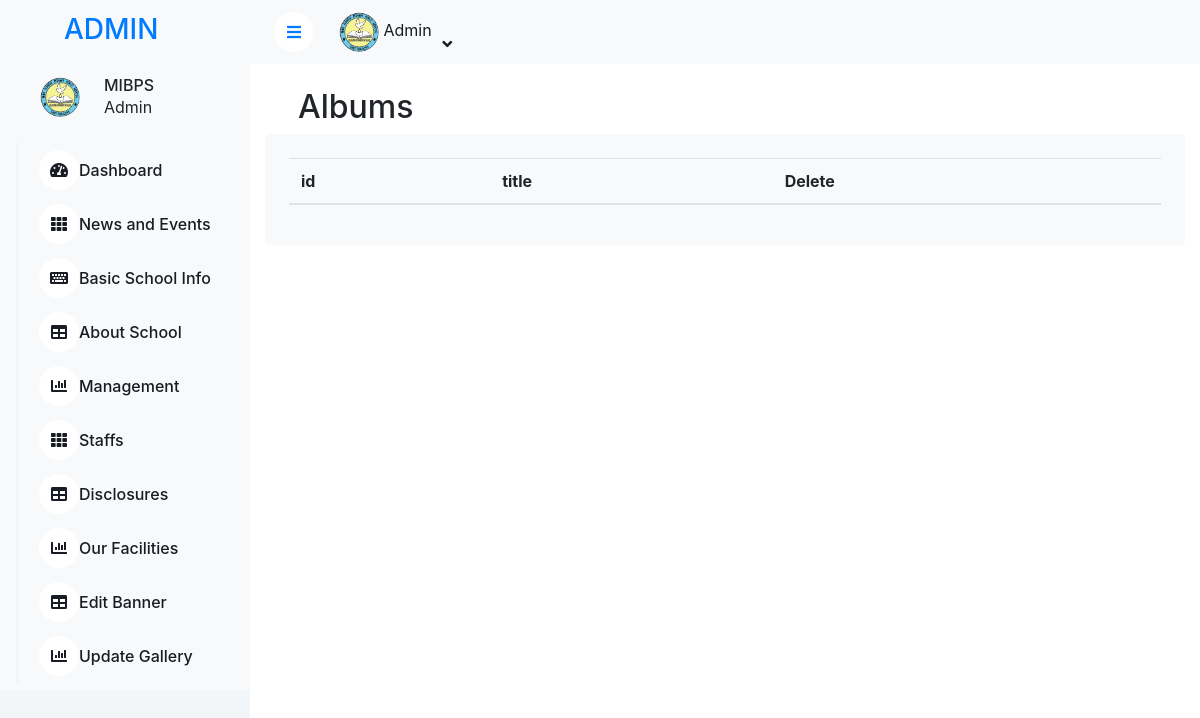
Before: /album_list/ with the older database file.
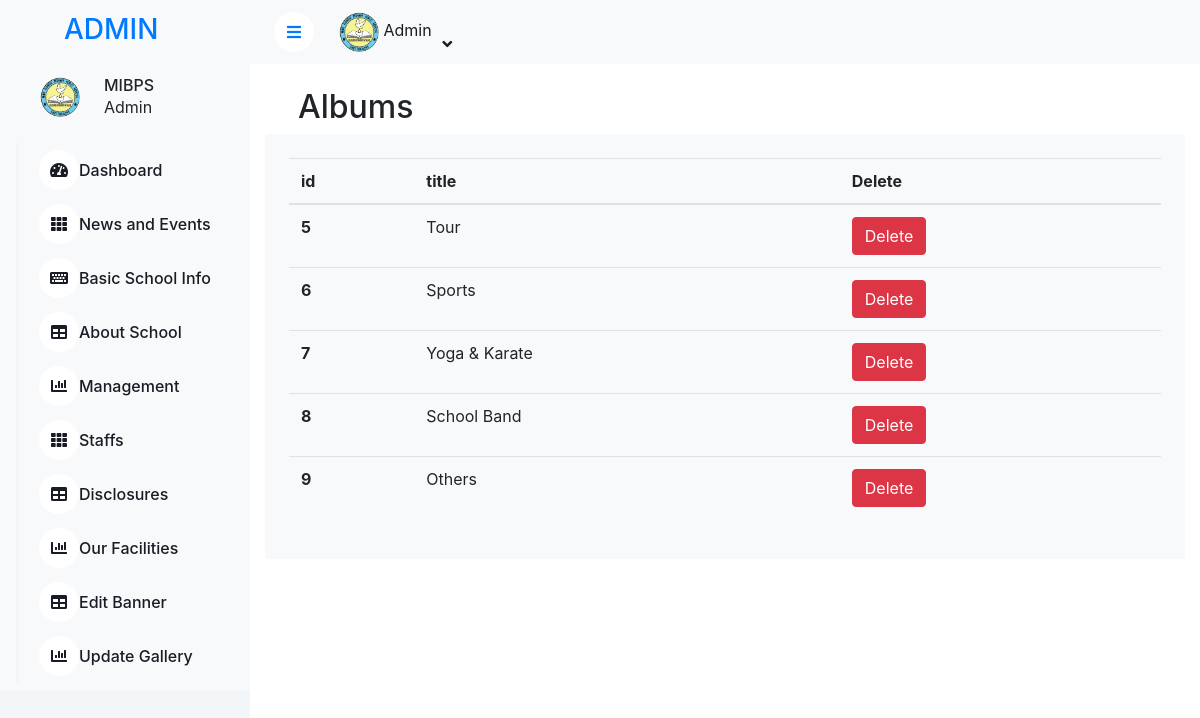
After: the same page with the newer database file.
### Home/models.py (models this page shows, shortened)
class Album(models.Model):
    title = models.CharField(max_length=200)
    created_at = models.DateTimeField(auto_now_add=True)

### Home/views.py (the view)
# urls.py: path('album_list/',views.album_list,name="album_list"),
def album_list(request):
    albums = Album.objects.all()
    return render(request,'admin1/album_list.html',{"albums":albums})

### Home/context_processors.py (called while the page is built)
def school_info(request):
    school_info = SchoolInfo.objects.first()  # Assuming there's only one entry
    return {'school_info': school_info}

### templates/admin1/album_list.html (shortened to what this page needs)
{% extends "admin1/admin_base.html" %}
{% block content %}
<!DOCTYPE html>
<html lang="en">
<head>
</head>
<body>
    <br>
    <h2 class="mx-5">Albums</h2>
    <div class="col-12">
        <div class="bg-light rounded p-4">
            <div class="table-responsive">
                <table class="table">
                    <thead>
                        <tr>
                            <th scope="col">id</th>
                            <th scope="col">title</th>
                            <th scope="col">Delete</th>
                        </tr>
                    </thead>
                    <tbody>
                        {% for item in albums %}
                        <tr>
                            <th scope="row">{{item.id}}</th>
                            <td>{{item.title}}</td>
                            <td>
                                <a href="{% url 'delete_album' item.pk %}">
                                    <button class="btn btn-danger">Delete</button>
                                </a>
                            </td>
                        </tr>{% endfor %}
                    </tbody>
                </table>
            </div>
        </div>
    </div>
</body>
</html>
{% endblock content %}

Changed rows visible on the page:
added Album: id "5", title "Tour"
added Album: id "6", title "Sports"
added Album: id "7", title "Yoga & Karate"
added Album: id "8", title "School Band"
added Album: id "9", title "Others"
